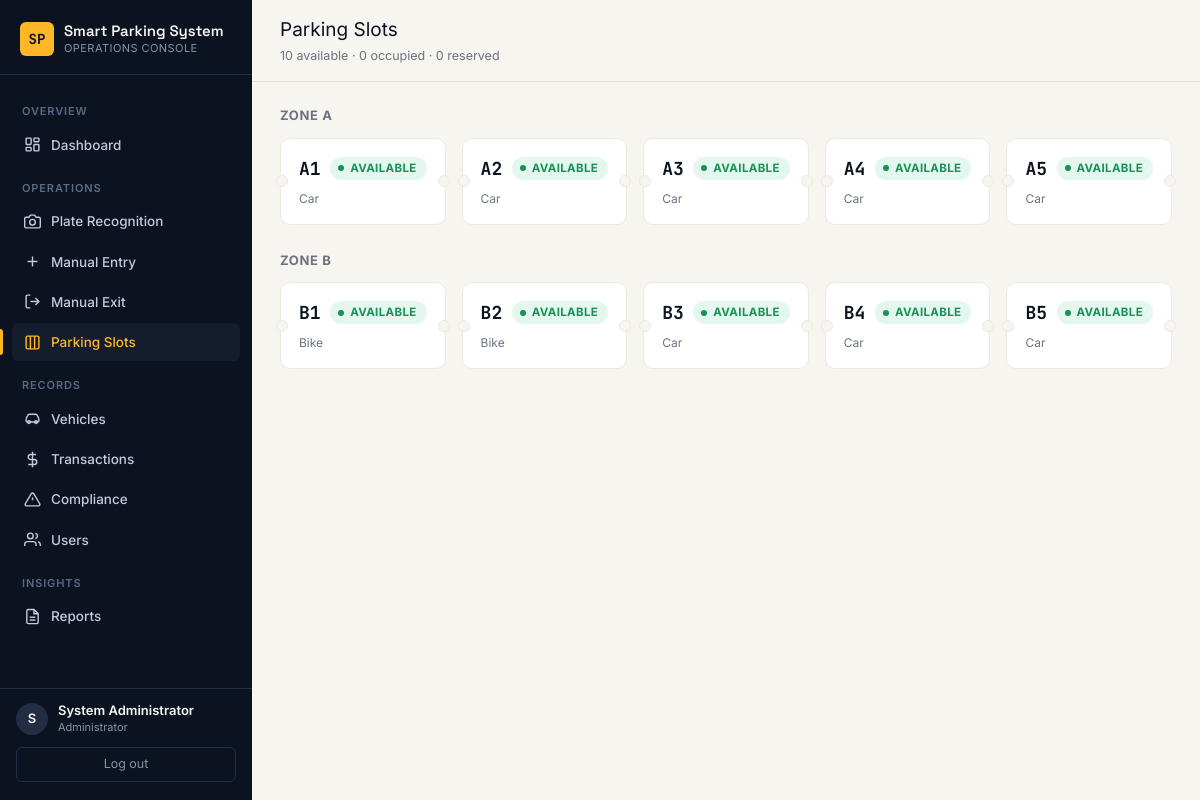
The page /admin/slots (signed in) on the database its author committed.
### models/user.py (models this page shows, shortened)
class User(UserMixin, db.Model):
    __tablename__ = "users"
    id = db.Column(db.Integer, primary_key=True)
    full_name = db.Column(db.String(120), nullable=False)
    email = db.Column(db.String(150), unique=True, nullable=False, index=True)
    phone = db.Column(db.String(20), nullable=True)
    password_hash = db.Column(db.String(255), nullable=False)
    role = db.Column(db.String(20), nullable=False, default="user")  # 'admin' | 'user'
    is_active_account = db.Column(db.Boolean, default=True)
    created_at = db.Column(db.DateTime, default=datetime.utcnow)
    vehicles = db.relationship(
        "Vehicle", backref="owner", lazy=True, cascade="all, delete-orphan"
    )
    notifications = db.relationship(
        "Notification", backref="user", lazy=True, cascade="all, delete-orphan"
    )
    reservations = db.relationship(
        "Reservation", backref="user", lazy=True, cascade="all, delete-orphan"
    )
    @property
    def is_admin(self) -> bool:
        return self.role == "admin"

### models/parking_slot.py (models this page shows, shortened)
class ParkingSlot(db.Model):
    __tablename__ = "parking_slots"
    id = db.Column(db.Integer, primary_key=True)
    slot_code = db.Column(db.String(10), unique=True, nullable=False, index=True)  # e.g. "A1"
    zone = db.Column(db.String(10), nullable=False)  # e.g. "A"
    status = db.Column(db.String(20), nullable=False, default=SLOT_STATUS_AVAILABLE)
    slot_type = db.Column(db.String(20), nullable=False, default="Car")  # Car, Bike, Truck
    parking_sessions = db.relationship("ParkingSession", backref="slot", lazy=True)
    reservations = db.relationship("Reservation", backref="slot", lazy=True)

### routes/admin.py (the view)
@admin_bp.route("/slots")
@login_required
@admin_required
def manage_slots():
    slots = ParkingSlot.query.order_by(ParkingSlot.zone, ParkingSlot.slot_code).all()
    occ = slot_service.occupancy_summary()
    return render_template("admin/slots.html", slots=slots, occ=occ)

### services/slot_service.py (called while the page is built)
def occupancy_summary() -> dict:
    total = ParkingSlot.query.count()
    available = ParkingSlot.query.filter_by(status=SLOT_STATUS_AVAILABLE).count()
    occupied = ParkingSlot.query.filter_by(status=SLOT_STATUS_OCCUPIED).count()
    reserved = ParkingSlot.query.filter_by(status=SLOT_STATUS_RESERVED).count()
    return {
        "total": total,
        "available": available,
        "occupied": occupied,
        "reserved": reserved,
    }

### templates/admin/slots.html (shortened to what this page needs)
{% extends "base.html" %}
{% block page_title %}Parking Slots{% endblock %}
{% block page_sub %}<div class="topbar-sub">{{ occ.available }} available · {{ occ.occupied }} occupied · {{ occ.reserved }} reserved</div>{% endblock %}
{% block content %}
{% set zones = slots|groupby('zone') %}
{% for zone, zone_slots in zones %}
<div class="section-title">Zone {{ zone }}</div>
<div class="stat-grid" style="grid-template-columns: repeat(5, 1fr); margin-bottom: 26px;">
  {% for s in zone_slots %}
  <div class="ticket-stub" style="flex-direction:column; align-items:flex-start; gap:8px;">
    <div class="flex-between w-full">
      <span class="slot-code">{{ s.slot_code }}</span>
      <span class="chip {{ 'chip-go' if s.status == 'Available' else 'chip-warn' if s.status == 'Reserved' else 'chip-stop' }}">{{ s.status }}</span>
    </div>
    <div class="muted" style="font-size:12px;">{{ s.slot_type }}</div>
  </div>
  {% endfor %}
</div>
{% endfor %}
{% endblock %}

### templates/base.html (shortened to what this page needs)
<!DOCTYPE html>
<html lang="en">
<head>
  <link rel="stylesheet" href="{{ url_for('static', filename='css/style.css') }}">
</head>
<body>
  <div class="app-shell">
    <aside class="sidebar">
      <div class="sidebar-brand">
        <div class="brand-mark">SP</div>
        <div class="brand-text">{{ app_name }}<small>Operations Console</small></div>
      </div>
      <nav class="sidebar-nav">
        {% if current_user.is_authenticated and current_user.is_admin %}
          <div class="nav-section-label">Overview</div>
          <a href="{{ url_for('admin.dashboard') }}" class="nav-link {{ 'active' if request.endpoint == 'admin.dashboard' }}">
            <svg viewBox="0 0 24 24" fill="none" stroke="currentColor" stroke-width="2"><rect x="3" y="3" width="7" height="9" rx="1"/><rect x="14" y="3" width="7" height="5" rx="1"/><rect x="14" y="12" width="7" height="9" rx="1"/><rect x="3" y="16" width="7" height="5" rx="1"/></svg>
            Dashboard
          </a>
          <div class="nav-section-label">Operations</div>
          <a href="{{ url_for('ocr.upload') }}" class="nav-link {{ 'active' if request.endpoint == 'ocr.upload' }}">
            <svg viewBox="0 0 24 24" fill="none" stroke="currentColor" stroke-width="2"><path d="M23 19a2 2 0 0 1-2 2H3a2 2 0 0 1-2-2V8a2 2 0 0 1 2-2h4l2-3h6l2 3h4a2 2 0 0 1 2 2z"/><circle cx="12" cy="13" r="4"/></svg>
            Plate Recognition
          </a>
          <a href="{{ url_for('ocr.manual_entry') }}" class="nav-link {{ 'active' if request.endpoint == 'ocr.manual_entry' }}">
            <svg viewBox="0 0 24 24" fill="none" stroke="currentColor" stroke-width="2"><line x1="12" y1="5" x2="12" y2="19"/><line x1="5" y1="12" x2="19" y2="12"/></svg>
            Manual Entry
          </a>
          <a href="{{ url_for('ocr.manual_exit') }}" class="nav-link {{ 'active' if request.endpoint == 'ocr.manual_exit' }}">
            <svg viewBox="0 0 24 24" fill="none" stroke="currentColor" stroke-width="2"><path d="M9 21H5a2 2 0 0 1-2-2V5a2 2 0 0 1 2-2h4"/><polyline points="16 17 21 12 16 7"/><line x1="21" y1="12" x2="9" y2="12"/></svg>
            Manual Exit
          </a>
          <a href="{{ url_for('admin.manage_slots') }}" class="nav-link {{ 'active' if request.endpoint == 'admin.manage_slots' }}">
            <svg viewBox="0 0 24 24" fill="none" stroke="currentColor" stroke-width="2"><rect x="3" y="3" width="18" height="18" rx="2"/><line x1="9" y1="3" x2="9" y2="21"/><line x1="15" y1="3" x2="15" y2="21"/></svg>
            Parking Slots
          </a>
          <div class="nav-section-label">Records</div>
          <a href="{{ url_for('admin.manage_vehicles') }}" class="nav-link {{ 'active' if request.endpoint in ['admin.manage_vehicles','admin.vehicle_detail','admin.edit_vehicle'] }}">
            <svg viewBox="0 0 24 24" fill="none" stroke="currentColor" stroke-width="2"><path d="M5 17h14M5 17a2 2 0 0 1-2-2v-2a2 2 0 0 1 .4-1.2L5 8a3 3 0 0 1 3-2h8a3 3 0 0 1 3 2l1.6 3.8A2 2 0 0 1 21 13v2a2 2 0 0 1-2 2"/><circle cx="7" cy="17" r="2"/><circle cx="17" cy="17" r="2"/></svg>
            Vehicles
          </a>
          <a href="{{ url_for('admin.view_transactions') }}" class="nav-link {{ 'active' if request.endpoint == 'admin.view_transactions' }}">
            <svg viewBox="0 0 24 24" fill="none" stroke="currentColor" stroke-width="2"><line x1="12" y1="1" x2="12" y2="23"/><path d="M17 5H9.5a3.5 3.5 0 0 0 0 7h5a3.5 3.5 0 0 1 0 7H6"/></svg>
            Transactions
          </a>
          <a href="{{ url_for('admin.compliance_violations') }}" class="nav-link {{ 'active' if request.endpoint == 'admin.compliance_violations' }}">
            <svg viewBox="0 0 24 24" fill="none" stroke="currentColor" stroke-width="2"><path d="M10.29 3.86L1.82 18a2 2 0 0 0 1.71 3h16.94a2 2 0 0 0 1.71-3L13.71 3.86a2 2 0 0 0-3.42 0z"/><line x1="12" y1="9" x2="12" y2="13"/><line x1="12" y1="17" x2="12.01" y2="17"/></svg>
            Compliance
          </a>
          <a href="{{ url_for('admin.manage_users') }}" class="nav-link {{ 'active' if request.endpoint == 'admin.manage_users' }}">
            <svg viewBox="0 0 24 24" fill="none" stroke="currentColor" stroke-width="2"><path d="M17 21v-2a4 4 0 0 0-4-4H5a4 4 0 0 0-4 4v2"/><circle cx="9" cy="7" r="4"/><path d="M23 21v-2a4 4 0 0 0-3-3.87"/><path d="M16 3.13a4 4 0 0 1 0 7.75"/></svg>
            Users
          </a>
          <div class="nav-section-label">Insights</div>
          <a href="{{ url_for('admin.reports_home') }}" class="nav-link {{ 'active' if request.endpoint and request.endpoint.startswith('admin.reports') or request.endpoint == 'admin.generate_report' }}">
            <svg viewBox="0 0 24 24" fill="none" stroke="currentColor" stroke-width="2"><path d="M14 2H6a2 2 0 0 0-2 2v16a2 2 0 0 0 2 2h12a2 2 0 0 0 2-2V8z"/><polyline points="14 2 14 8 20 8"/><line x1="16" y1="13" x2="8" y2="13"/><line x1="16" y1="17" x2="8" y2="17"/></svg>
            Reports
          </a>
        {% endif %}
      </nav>
      {% if current_user.is_authenticated %}
      <div class="sidebar-foot">
        <div class="sidebar-user">
          <div class="sidebar-user-avatar">{{ current_user.full_name[0]|upper }}</div>
          <div>
            <div class="sidebar-user-name">{{ current_user.full_name }}</div>
            <div class="sidebar-user-role">{{ 'Administrator' if current_user.is_admin else 'Vehicle Owner' }}</div>
          </div>
        </div>
        <a href="{{ url_for('auth.logout') }}" class="sidebar-logout">Log out</a>
      </div>
      {% endif %}
    </aside>
    <div class="main">
      <header class="topbar">
        <div class="flex-gap">
          <div>
            <div class="topbar-title">{% block page_title %}{% endblock %}</div>
            {% block page_sub %}{% endblock %}
          </div>
        </div>
      </header>
      <main class="content">
        {% block content %}{% endblock %}
      </main>
    </div>
  </div>
</body>
</html>

### rows shown on the page
User: full_name "S", full_name "System Administrator", role "Administrator"
ParkingSlot: slot_code "A1", status "AVAILABLE", slot_type "Car"
ParkingSlot: slot_code "A2", status "AVAILABLE", slot_type "Car"
ParkingSlot: slot_code "A3", status "AVAILABLE", slot_type "Car"
ParkingSlot: slot_code "A4", status "AVAILABLE", slot_type "Car"
ParkingSlot: slot_code "A5", status "AVAILABLE", slot_type "Car"
ParkingSlot: slot_code "B1", status "AVAILABLE", slot_type "Bike"
ParkingSlot: slot_code "B2", status "AVAILABLE", slot_type "Bike"
ParkingSlot: slot_code "B3", status "AVAILABLE", slot_type "Car"
ParkingSlot: slot_code "B4", status "AVAILABLE", slot_type "Car"
ParkingSlot: slot_code "B5", status "AVAILABLE", slot_type "Car"

### other values the page prints
{{ app_name }} "Smart Parking System"
{{ occ.available }} "10"
{{ occ.occupied }} "0"
{{ occ.reserved }} "0"
{{ zone }} "A" "B"
